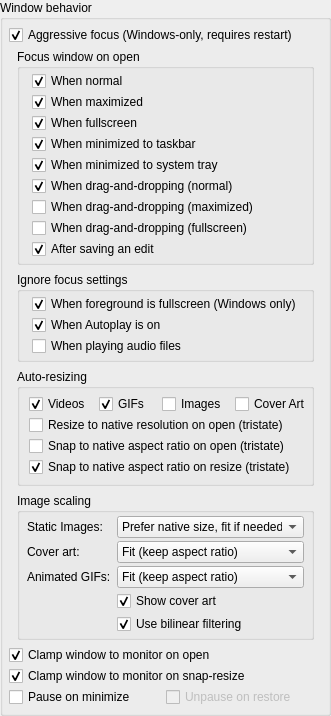
              <widget class="QGroupBox" name="groupBox">
               <property name="title">
                <string>Window behavior</string>
               </property>
               <layout class="QVBoxLayout" name="verticalLayout_7">
                <property name="spacing">
                 <number>1</number>
                </property>
                <property name="leftMargin">
                 <number>6</number>
                </property>
                <property name="topMargin">
                 <number>5</number>
                </property>
                <property name="rightMargin">
                 <number>6</number>
                </property>
                <property name="bottomMargin">
                 <number>6</number>
                </property>
                <item>
                 <widget class="QCheckBox" name="checkFocusAggressive">
                  <property name="toolTip">
                   <string>If checked, PyPlayer will use COM and native Windows' APIs
to aggressively steal focus on Windows. Otherwise, Windows
will block PyPlayer from taking focus in many situations.

Note: This setting can be enabled during a session, but
disabling it will have no effect until PyPlayer restarts.</string>
                  </property>
                  <property name="text">
                   <string>Aggressive focus (Windows-only, requires restart)</string>
                  </property>
                  <property name="checked">
                   <bool>true</bool>
                  </property>
                 </widget>
                </item>
                <item>
                 <layout class="QVBoxLayout" name="verticalLayout_8">
                  <property name="spacing">
                   <number>7</number>
                  </property>
                  <property name="leftMargin">
                   <number>8</number>
                  </property>
                  <property name="topMargin">
                   <number>3</number>
                  </property>
                  <property name="rightMargin">
                   <number>8</number>
                  </property>
                  <property name="bottomMargin">
                   <number>4</number>
                  </property>
                  <item>
                   <widget class="QGroupBox" name="groupBox_12">
                    <property name="title">
                     <string>Focus window on open</string>
                    </property>
                    <layout class="QVBoxLayout" name="verticalLayout_11">
                     <property name="spacing">
                      <number>1</number>
                     </property>
                     <property name="leftMargin">
                      <number>12</number>
                     </property>
                     <property name="topMargin">
                      <number>2</number>
                     </property>
                     <property name="rightMargin">
                      <number>0</number>
                     </property>
                     <property name="bottomMargin">
                      <number>3</number>
                     </property>
                     <item>
                      <widget class="QCheckBox" name="checkFocusOnNormal">
                       <property name="toolTip">
                        <string>If checked, opening media while the window is open in a normal,
non-maximized/fullscreen state will raise the window and give it
focus. This brings the window to the foreground and allows you
to use keyboard shortcuts right away.</string>
                       </property>
                       <property name="text">
                        <string>When normal</string>
                       </property>
                       <property name="checked">
                        <bool>true</bool>
                       </property>
                      </widget>
                     </item>
                     <item>
                      <widget class="QCheckBox" name="checkFocusOnMaximized">
                       <property name="toolTip">
                        <string>If checked, opening media while the window is
maximized will raise the window and give it focus.
This brings the window to the foreground and
allows you to use keyboard shortcuts right away.</string>
                       </property>
                       <property name="text">
                        <string>When maximized</string>
                       </property>
                       <property name="checked">
                        <bool>true</bool>
                       </property>
                      </widget>
                     </item>
                     <item>
                      <widget class="QCheckBox" name="checkFocusOnFullscreen">
                       <property name="toolTip">
                        <string>If checked, opening media while the window is
fullscreen will raise the window and give it focus.
This brings the window to the foreground and
allows you to use keyboard shortcuts right away.</string>
                       </property>
                       <property name="text">
                        <string>When fullscreen</string>
                       </property>
                       <property name="checked">
                        <bool>true</bool>
                       </property>
                      </widget>
                     </item>
                     <item>
                      <widget class="QCheckBox" name="checkFocusOnMinimizedTaskbar">
                       <property name="toolTip">
                        <string>If checked, opening media while the window is minimized
to the taskbar will restore the window and give it focus.
This brings the window to the foreground and allows
you to use keyboard shortcuts right away.</string>
                       </property>
                       <property name="text">
                        <string>When minimized to taskbar</string>
                       </property>
                       <property name="checked">
                        <bool>true</bool>
                       </property>
                      </widget>
                     </item>
                     <item>
                      <widget class="QCheckBox" name="checkFocusOnMinimizedTray">
                       <property name="toolTip">
                        <string>If checked, opening media while the window is minimized
to the system tray will restore the window and give it focus.
This brings the window to the foreground and allows
you to use keyboard shortcuts right away.</string>
                       </property>
                       <property name="text">
                        <string>When minimized to system tray</string>
                       </property>
                       <property name="checked">
                        <bool>true</bool>
                       </property>
                      </widget>
                     </item>
                     <item>
                      <widget class="QCheckBox" name="checkFocusOnDropNormal">
                       <property name="toolTip">
                        <string>If checked, dragging-and-dropping media over an unmaximized,
non-fullscreen window will raise the window and give it focus.
This brings the window to the foreground and allows you to
use keyboard shortcuts right away.</string>
                       </property>
                       <property name="text">
                        <string>When drag-and-dropping (normal)</string>
                       </property>
                       <property name="checked">
                        <bool>true</bool>
                       </property>
                      </widget>
                     </item>
                     <item>
                      <widget class="QCheckBox" name="checkFocusOnDropMaximized">
                       <property name="toolTip">
                        <string>If checked, dragging-and-dropping media over a
maximized window will raise the window and give
it focus. This brings the window to the foreground
and allows you to use keyboard shortcuts right away.</string>
                       </property>
                       <property name="text">
                        <string>When drag-and-dropping (maximized)</string>
                       </property>
                      </widget>
                     </item>
                     <item>
                      <widget class="QCheckBox" name="checkFocusOnDropFullscreen">
                       <property name="toolTip">
                        <string>If checked, dragging-and-dropping media over a
fullscreen window will raise the window and give
it focus. This brings the window to the foreground
and allows you to use keyboard shortcuts right away.</string>
                       </property>
                       <property name="text">
                        <string>When drag-and-dropping (fullscreen)</string>
                       </property>
                      </widget>
                     </item>
                     <item>
                      <widget class="QCheckBox" name="checkFocusOnEdit">
                       <property name="toolTip">
                        <string>If checked, edited media that is auto-opened will raise the window
and give it focus. This brings the window to the foreground and
allows you to use keyboard shortcuts right away.</string>
                       </property>
                       <property name="text">
                        <string>After saving an edit</string>
                       </property>
                       <property name="checked">
                        <bool>true</bool>
                       </property>
                      </widget>
                     </item>
                    </layout>
                   </widget>
                  </item>
                  <item>
                   <widget class="QGroupBox" name="groupBox_13">
                    <property name="title">
                     <string>Ignore focus settings</string>
                    </property>
                    <layout class="QVBoxLayout" name="verticalLayout_12">
                     <property name="spacing">
                      <number>1</number>
                     </property>
                     <property name="leftMargin">
                      <number>12</number>
                     </property>
                     <property name="topMargin">
                      <number>2</number>
                     </property>
                     <property name="rightMargin">
                      <number>0</number>
                     </property>
                     <property name="bottomMargin">
                      <number>3</number>
                     </property>
                     <item>
                      <widget class="QCheckBox" name="checkFocusIgnoreFullscreen">
                       <property name="toolTip">
                        <string>If checked, the window will never be raised or focused if
the current foreground window is fullscreen (i.e. a game).</string>
                       </property>
                       <property name="text">
                        <string>When foreground is fullscreen (Windows only)</string>
                       </property>
                       <property name="checked">
                        <bool>true</bool>
                       </property>
                      </widget>
                     </item>
                     <item>
                      <widget class="QCheckBox" name="checkFocusIgnoreAutoplay">
                       <property name="toolTip">
                        <string>If checked, files that are opened through autoplay will never raise or focus the window.</string>
                       </property>
                       <property name="text">
                        <string>When Autoplay is on</string>
                       </property>
                       <property name="checked">
                        <bool>true</bool>
                       </property>
                      </widget>
                     </item>
                     <item>
                      <widget class="QCheckBox" name="checkFocusIgnoreAudio">
                       <property name="toolTip">
                        <string>If checked, audio files will never raise or focus the window.</string>
                       </property>
                       <property name="text">
                        <string>When playing audio files</string>
                       </property>
                      </widget>
                     </item>
                    </layout>
                   </widget>
                  </item>
                  <item>
                   <widget class="QGroupBox" name="groupBox_2">
                    <property name="title">
                     <string>Auto-resizing</string>
                    </property>
                    <layout class="QVBoxLayout" name="verticalLayout_9">
                     <property name="spacing">
                      <number>1</number>
                     </property>
                     <property name="topMargin">
                      <number>5</number>
                     </property>
                     <property name="rightMargin">
                      <number>0</number>
                     </property>
                     <property name="bottomMargin">
                      <number>6</number>
                     </property>
                     <item>
                      <layout class="QHBoxLayout" name="horizontalLayout_3" stretch="0,0,0,0">
                       <property name="spacing">
                        <number>8</number>
                       </property>
                       <item>
                        <widget class="QCheckBox" name="checkSnapVideos">
                         <property name="minimumSize">
                          <size>
                           <width>55</width>
                           <height>0</height>
                          </size>
                         </property>
                         <property name="text">
                          <string>Videos</string>
                         </property>
                         <property name="checked">
                          <bool>true</bool>
                         </property>
                        </widget>
                       </item>
                       <item>
                        <widget class="QCheckBox" name="checkSnapGifs">
                         <property name="minimumSize">
                          <size>
                           <width>55</width>
                           <height>0</height>
                          </size>
                         </property>
                         <property name="text">
                          <string>GIFs</string>
                         </property>
                         <property name="checked">
                          <bool>true</bool>
                         </property>
                        </widget>
                       </item>
                       <item>
                        <widget class="QCheckBox" name="checkSnapImages">
                         <property name="minimumSize">
                          <size>
                           <width>55</width>
                           <height>0</height>
                          </size>
                         </property>
                         <property name="text">
                          <string>Images</string>
                         </property>
                        </widget>
                       </item>
                       <item>
                        <widget class="QCheckBox" name="checkSnapArt">
                         <property name="minimumSize">
                          <size>
                           <width>55</width>
                           <height>0</height>
                          </size>
                         </property>
                         <property name="text">
                          <string>Cover Art</string>
                         </property>
                        </widget>
                       </item>
                      </layout>
                     </item>
                     <item>
                      <widget class="QCheckBox" name="checkResizeOnOpen">
                       <property name="toolTip">
                        <string>Tristate:

Fully checked - the window will be immediately resized
to match the media's native resolution upon opening it,
as long as it's not larger than your screen.

Partially checked - the window will only be
resized for the first media file you open.</string>
                       </property>
                       <property name="text">
                        <string>Resize to native resolution on open (tristate)</string>
                       </property>
                       <property name="tristate">
                        <bool>true</bool>
                       </property>
                      </widget>
                     </item>
                     <item>
                      <widget class="QCheckBox" name="checkSnapOnOpen">
                       <property name="toolTip">
                        <string>Tristate:

Fully checked - the window will be immediately resized
to match the media's native aspect ratio upon opening it,
without shrinking/enlarging to match the media's resolution.

Partially checked - the window will only be resized for the
first media file you open.</string>
                       </property>
                       <property name="text">
                        <string>Snap to native aspect ratio on open (tristate)</string>
                       </property>
                       <property name="tristate">
                        <bool>true</bool>
                       </property>
                      </widget>
                     </item>
                     <item>
                      <widget class="QCheckBox" name="checkSnapOnResize">
                       <property name="toolTip">
                        <string>NOTE: Hold Shift while resizing to always shrink the window.
Hold Ctrl while resizing to trigger the opposite behavior (snap
while snap is disabled, or don't snap while snap is enabled).

Tristate:

Fully checked: window will snap to the media's native aspect
ratio after resizing, so that no black bars appear.

Partially checked (experimental): window will have a choppy
animated transition while snapping. This was discovered by
accident, but I couldn't let it go to waste.</string>
                       </property>
                       <property name="text">
                        <string>Snap to native aspect ratio on resize (tristate)</string>
                       </property>
                       <property name="checked">
                        <bool>true</bool>
                       </property>
                       <property name="tristate">
                        <bool>true</bool>
                       </property>
                      </widget>
                     </item>
                    </layout>
                   </widget>
                  </item>
                  <item>
                   <widget class="QGroupBox" name="groupBox_14">
                    <property name="title">
                     <string>Image scaling</string>
                    </property>
                    <layout class="QFormLayout" name="formLayout_14">
                     <property name="verticalSpacing">
                      <number>3</number>
                     </property>
                     <property name="leftMargin">
                      <number>7</number>
                     </property>
                     <property name="topMargin">
                      <number>3</number>
                     </property>
                     <property name="rightMargin">
                      <number>7</number>
                     </property>
                     <property name="bottomMargin">
                      <number>3</number>
                     </property>
                     <item row="0" column="0">
                      <widget class="QLabel" name="label_53">
                       <property name="toolTip">
                        <string>Sets how to scale the size of static images within the window.</string>
                       </property>
                       <property name="text">
                        <string>Static Images:</string>
                       </property>
                      </widget>
                     </item>
                     <item row="0" column="1">
                      <widget class="QComboBox" name="comboScaleImages">
                       <property name="sizePolicy">
                        <sizepolicy hsizetype="Ignored" vsizetype="Fixed">
                         <horstretch>0</horstretch>
                         <verstretch>0</verstretch>
                        </sizepolicy>
                       </property>
                       <property name="currentIndex">
                        <number>0</number>
                       </property>
                       <item>
                        <property name="text">
                         <string>Prefer native size, fit if needed</string>
                        </property>
                       </item>
                       <item>
                        <property name="text">
                         <string>No scaling (native size)</string>
                        </property>
                       </item>
                       <item>
                        <property name="text">
                         <string>Fit (keep aspect ratio)</string>
                        </property>
                       </item>
                       <item>
                        <property name="text">
                         <string>Fill (ignore aspect ratio)</string>
                        </property>
                       </item>
                      </widget>
                     </item>
                     <item row="1" column="0">
                      <widget class="QLabel" name="label_51">
                       <property name="toolTip">
                        <string>Sets how to scale the size of cover/album art within the window.</string>
                       </property>
                       <property name="text">
                        <string>Cover art:</string>
                       </property>
                      </widget>
                     </item>
                     <item row="1" column="1">
                      <widget class="QComboBox" name="comboScaleArt">
                       <property name="sizePolicy">
                        <sizepolicy hsizetype="Ignored" vsizetype="Fixed">
                         <horstretch>0</horstretch>
                         <verstretch>0</verstretch>
                        </sizepolicy>
                       </property>
                       <property name="currentIndex">
                        <number>2</number>
                       </property>
                       <item>
                        <property name="text">
                         <string>Prefer native size, fit if needed</string>
                        </property>
                       </item>
                       <item>
                        <property name="text">
                         <string>No scaling (native size)</string>
                        </property>
                       </item>
                       <item>
                        <property name="text">
                         <string>Fit (keep aspect ratio)</string>
                        </property>
                       </item>
                       <item>
                        <property name="text">
                         <string>Fill (ignore aspect ratio)</string>
                        </property>
                       </item>
                      </widget>
                     </item>
                     <item row="2" column="0">
                      <widget class="QLabel" name="label_52">
                       <property name="toolTip">
                        <string>Sets how to scale the size of animated GIFs within the window.</string>
                       </property>
                       <property name="text">
                        <string>Animated GIFs:</string>
                       </property>
                      </widget>
                     </item>
                     <item row="2" column="1">
                      <widget class="QComboBox" name="comboScaleGifs">
                       <property name="sizePolicy">
                        <sizepolicy hsizetype="Ignored" vsizetype="Fixed">
                         <horstretch>0</horstretch>
                         <verstretch>0</verstretch>
                        </sizepolicy>
                       </property>
                       <property name="currentIndex">
                        <number>1</number>
                       </property>
                       <item>
                        <property name="text">
                         <string>No scaling (native size)</string>
                        </property>
                       </item>
                       <item>
                        <property name="text">
                         <string>Fit (keep aspect ratio)</string>
                        </property>
                       </item>
                       <item>
                        <property name="text">
                         <string>Fill (ignore aspect ratio)</string>
                        </property>
                       </item>
                      </widget>
                     </item>
                     <item row="3" column="1">
                      <widget class="QCheckBox" name="checkShowCoverArt">
                       <property name="toolTip">
                        <string>If checked, audio files with embedded cover art
will have their cover art displayed on the player.</string>
                       </property>
                       <property name="text">
                        <string>Show cover art</string>
                       </property>
                       <property name="checked">
                        <bool>true</bool>
                       </property>
                      </widget>
                     </item>
                     <item row="4" column="1">
                      <widget class="QCheckBox" name="checkScaleFiltering">
                       <property name="toolTip">
                        <string>If checked, scaled media will be &quot;smoothed&quot; using
bilinear filtering as opposed the more pixelated
nearest-neighbor scaling (when possible).</string>
                       </property>
                       <property name="text">
                        <string>Use bilinear filtering</string>
                       </property>
                       <property name="checked">
                        <bool>true</bool>
                       </property>
                      </widget>
                     </item>
                    </layout>
                   </widget>
                  </item>
                 </layout>
                </item>
                <item>
                 <widget class="QCheckBox" name="checkClampOnOpen">
                  <property name="toolTip">
                   <string>If checked, the window will be moved
and resized to fit within the boundaries
of the screen it's on when opening media.</string>
                  </property>
                  <property name="text">
                   <string>Clamp window to monitor on open</string>
                  </property>
                  <property name="checked">
                   <bool>true</bool>
                  </property>
                 </widget>
                </item>
                <item>
                 <widget class="QCheckBox" name="checkClampOnResize">
                  <property name="toolTip">
                   <string>If checked, the window will be moved
and resized to fit within the boundaries
of the screen it's on when using the
&quot;Snap to native aspect ratio&quot; settings.</string>
                  </property>
                  <property name="text">
                   <string>Clamp window to monitor on snap-resize</string>
                  </property>
                  <property name="checked">
                   <bool>true</bool>
                  </property>
                 </widget>
                </item>
                <item>
                 <layout class="QHBoxLayout" name="horizontalLayout_8">
                  <item>
                   <widget class="QCheckBox" name="checkMinimizePause">
                    <property name="toolTip">
                     <string>If checked, media will automatically pause when minimizing the window.</string>
                    </property>
                    <property name="text">
                     <string>Pause on minimize</string>
                    </property>
                   </widget>
                  </item>
                  <item>
                   <widget class="QCheckBox" name="checkMinimizeRestore">
                    <property name="enabled">
                     <bool>false</bool>
                    </property>
                    <property name="toolTip">
                     <string>If checked, media will automatically unpause when restoring the window,
but only if the media had not been paused prior to minimizing.</string>
                    </property>
                    <property name="text">
                     <string>Unpause on restore</string>
                    </property>
                   </widget>
                  </item>
                 </layout>
                </item>
               </layout>
              </widget>
